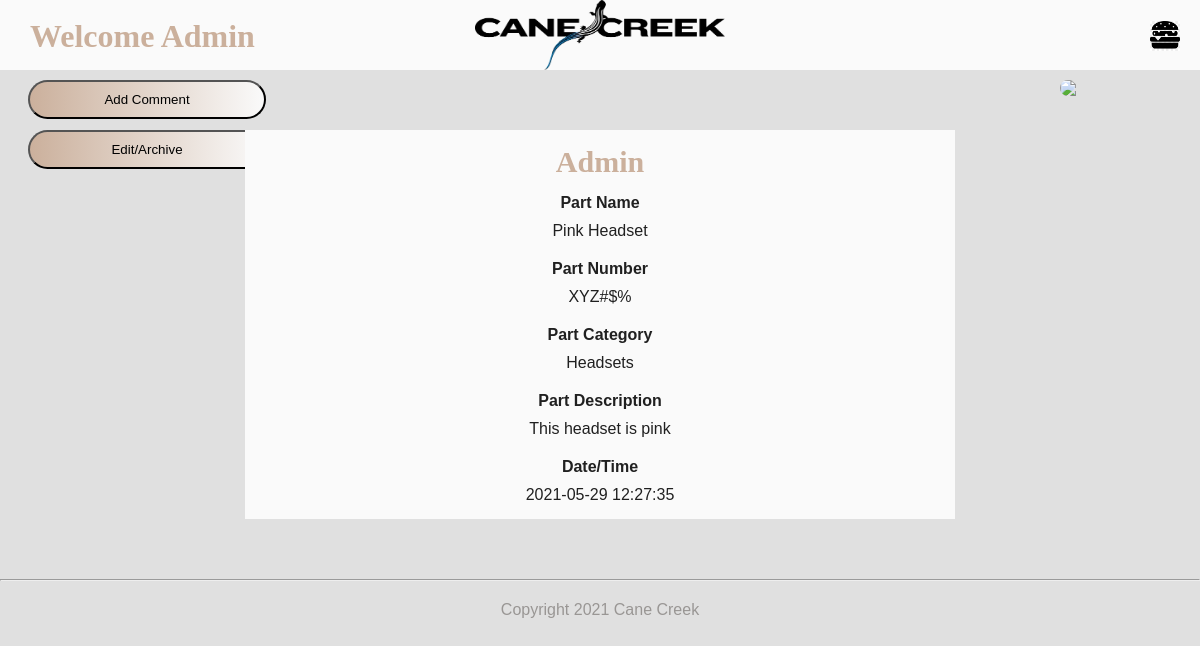
Page /details.php?qr=xycma 6 (signed in) on the earlier database version.
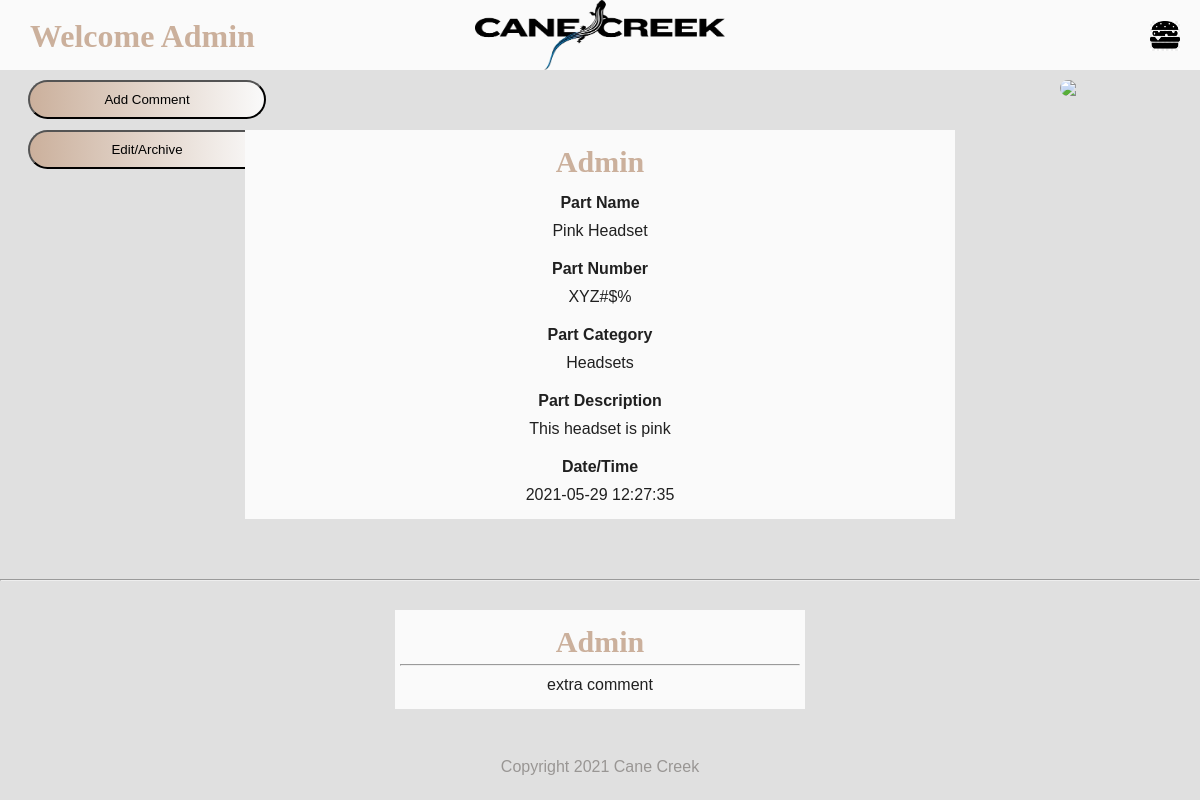
Same page on the later database version.
### tables this page shows
CREATE TABLE `comments` (
  `id` int(11) NOT NULL AUTO_INCREMENT,
  `pid` varchar(255) NOT NULL,
  `userid` varchar(255) NOT NULL,
  `riderlog` varchar(255) NOT NULL,
  `rldate` timestamp NOT NULL DEFAULT current_timestamp(),
  PRIMARY KEY (`id`)
);

### php/global.php (called while the page is built, shortened)
<?php
  include('config/dbConnect.php');
  if(isset($_GET['qr'])){
    $qr = mysqli_real_escape_string($conn, $_GET['qr']);
    $sql = "SELECT * FROM parts WHERE qr = '$qr'";
    $result = mysqli_query($conn, $sql);
    $parts = mysqli_fetch_assoc($result);
    $sql = "SELECT * FROM comments WHERE pid = '$qr'";
    $result = mysqli_query($conn, $sql);
    $comments = mysqli_fetch_all($result);
  }
?>

### details.php (the view, shortened to what this page needs)
<?php
  include('templates/header.php');
?>
<form id="editbutton" class="input-group" style="position: absolute; top: 130px; left: 7px;">
  <button type="submit" class="submit-btn">Edit/Archive</button>
</form>
<form id="commentbutton" class="input-group" style="position: absolute; top: 80px; left: 7px;">
  <button type="submit" class="submit-btn">Add Comment</button>
</form>
<div id="qrcode">
  <img  src="https://chart.googleapis.com/chart?chs=100x100&cht=qr&chl=<?php echo $_GET['qr']?>" />
</div>
<div class="detailbox" width= 30px;>
  <h2><?php echo htmlspecialchars($parts['userid']) ?></h2>
  <h4>Part Name</h4>
  <p><?php echo htmlspecialchars($parts['pname']) ?></p>
  <h4>Part Number</h4>
  <p><?php echo htmlspecialchars($parts['pnumber']) ?></p>
  <h4>Part Category</h4>
  <p><?php echo htmlspecialchars($parts['pcategory']) ?></p>
  <h4>Part Description</h4>
  <p><?php echo htmlspecialchars($parts['pdescription']) ?></p>
  <h4>Date/Time</h4>
  <p><?php echo htmlspecialchars($parts['ptime']) ?></p>
</div>
<hr />
<div class="container">
  <?php foreach ($comments as $comment){ ?>
    <div class="commentbox">
      <h2><?php echo htmlspecialchars($comment['2'])?></h2>
      <hr />
      <p><?php echo htmlspecialchars($comment['3'])?></p>
    </div>
  <?php } ?>
</div>
<?php
  include('templates/footer.php');
?>

Differences in the rows shown:
added comments: userid "Admin", riderlog "extra comment"
